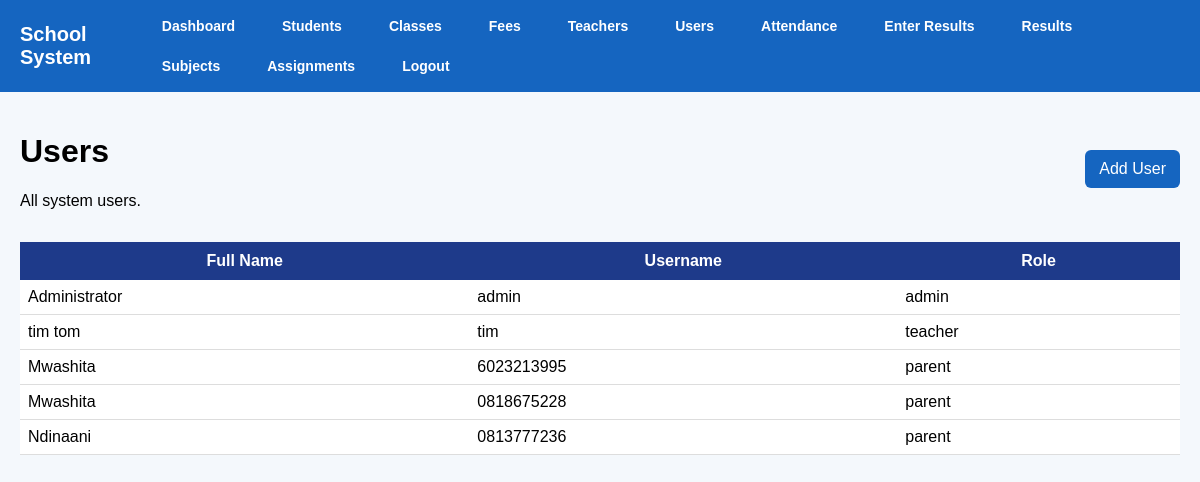
The app's page /users (signed in) with its own data.
### tables this page shows
CREATE TABLE users (
            id INTEGER PRIMARY KEY AUTOINCREMENT,
            full_name TEXT NOT NULL,
            username TEXT NOT NULL UNIQUE,
            password TEXT NOT NULL,
            role TEXT NOT NULL
        );

### app.py (the view)
@app.route("/users")
@login_required
@roles_required("admin", "director")
def users():
    conn = get_db()
    user_list = conn.execute("SELECT * FROM users").fetchall()
    conn.close()
    return render_template("users.html", users=user_list)

### app.py (called while the page is built)
def get_db():
    conn = sqlite3.connect("school.db")
    conn.row_factory = sqlite3.Row
    return conn

def login_required(f):
    @wraps(f)
    def wrapper(*args, **kwargs):
        if "user_id" not in session:
            flash("Please log in first.", "warning")
            return redirect(url_for("login"))
        return f(*args, **kwargs)
    return wrapper

def roles_required(*allowed_roles):
    def decorator(f):
        @wraps(f)
        def wrapper(*args, **kwargs):
            if "user_id" not in session:
                flash("Please log in first.", "warning")
                return redirect(url_for("login"))
            if session.get("role") not in allowed_roles:
                flash("You are not allowed to access that page.", "danger")
                return redirect(url_for("dashboard"))
            return f(*args, **kwargs)
        return wrapper
    return decorator

### templates/users.html (shortened to what this page needs)
{% extends "base.html" %}
{% block content %}
<div style="display:flex; justify-content:space-between; align-items:center; margin-bottom:16px; gap:12px; flex-wrap:wrap;">
    <div>
        <h1 class="page-title">Users</h1>
        <p class="page-subtitle">All system users.</p>
    </div>
    <a href="{{ url_for('add_user') }}" class="btn">Add User</a>
</div>
<div class="card">
    <div class="table-wrapper">
        <table>
            <thead>
                <tr>
                    <th>Full Name</th>
                    <th>Username</th>
                    <th>Role</th>
                </tr>
            </thead>
            <tbody>
                {% for user in users %}
                <tr>
                    <td>{{ user.full_name }}</td>
                    <td>{{ user.username }}</td>
                    <td>{{ user.role }}</td>
                </tr>
                {% else %}
                <tr>
                    <td colspan="3">No users found.</td>
                </tr>
                {% endfor %}
            </tbody>
        </table>
    </div>
</div>
{% endblock %}

### templates/base.html (shortened to what this page needs)
<!DOCTYPE html>
<html lang="en">
<head>
    <link rel="stylesheet" href="{{ url_for('static', filename='style.css') }}">
</head>
<body>
<div class="navbar">
    <h2>School System</h2>
    <div class="nav-links">
        {% if session.get('role') in ['admin', 'director'] %}
            <a href="{{ url_for('dashboard') }}">Dashboard</a>
            <a href="{{ url_for('students') }}">Students</a>
            <a href="{{ url_for('classes') }}">Classes</a>
            <a href="{{ url_for('fees') }}">Fees</a>
            <a href="{{ url_for('teachers') }}">Teachers</a>
            <a href="{{ url_for('users') }}">Users</a>
            <a href="{{ url_for('attendance') }}">Attendance</a>
            <a href="{{ url_for('enter_result') }}">Enter Results</a>
            <a href="{{ url_for('results') }}">Results</a>
            <a href="{{ url_for('subjects') }}">Subjects</a>
            <a href="{{ url_for('assignments') }}">Assignments</a>
            <a href="{{ url_for('logout') }}">Logout</a>
        {% else %}
            <a href="{{ url_for('index') }}">Home</a>
            <a href="{{ url_for('login') }}">Login</a>
        {% endif %}
    </div>
</div>
<div class="container">
    {% block content %}{% endblock %}
</div>
</body>
</html>

### static/style.css (style rules this page uses)
body { font-family: Arial, sans-serif; background-color: #f4f6f9; margin: 0; padding: 0; }
.navbar { background-color: #1e3a8a; color: white; padding: 15px; display: flex; justify-content: space-between; align-items: center; }
.navbar a { color: white; text-decoration: none; margin-left: 15px; font-weight: bold; }
.container { padding: 30px; }
table { width: 100%; border-collapse: collapse; background: white; }
th { background-color: #1e3a8a; color: white; padding: 10px; }
td { padding: 8px; border-bottom: 1px solid #ddd; }

### templates/base.html (style rules this page uses)
body { margin: 0; font-family: Arial, sans-serif; background: #f4f8fc; }
.navbar { background: #1565c0; color: white; padding: 12px 20px; display: flex; justify-content: space-between; align-items: center; }
.navbar h2 { margin: 0; font-size: 20px; }
.nav-links { display: flex; gap: 12px; flex-wrap: wrap; }
.nav-links a { color: white; text-decoration: none; font-size: 14px; padding: 6px 10px; border-radius: 5px; }
.container { padding: 20px; }
.btn { background: #1565c0; color: white; padding: 10px 14px; border: none; border-radius: 6px; cursor: pointer; text-decoration: none; }

### records on screen
users: full_name "Administrator", username "admin", role "admin"
users: full_name "tim tom", username "tim", role "teacher"
users: full_name "Mwashita", username "6023213995", role "parent"
users: full_name "Mwashita", username "0818675228", role "parent"
users: full_name "Ndinaani", username "0813777236", role "parent"
